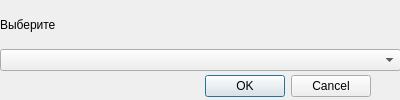
<?xml version="1.0" encoding="UTF-8"?>
<ui version="4.0">
 <class>DelDialog</class>
 <widget class="QDialog" name="DelDialog">
  <property name="geometry">
   <rect>
    <x>0</x>
    <y>0</y>
    <width>400</width>
    <height>100</height>
   </rect>
  </property>
  <property name="sizePolicy">
   <sizepolicy hsizetype="Fixed" vsizetype="Fixed">
    <horstretch>0</horstretch>
    <verstretch>0</verstretch>
   </sizepolicy>
  </property>
  <property name="minimumSize">
   <size>
    <width>400</width>
    <height>100</height>
   </size>
  </property>
  <property name="maximumSize">
   <size>
    <width>400</width>
    <height>100</height>
   </size>
  </property>
  <property name="baseSize">
   <size>
    <width>400</width>
    <height>100</height>
   </size>
  </property>
  <property name="windowTitle">
   <string>Удаление</string>
  </property>
  <widget class="QDialogButtonBox" name="buttonBox">
   <property name="geometry">
    <rect>
     <x>30</x>
     <y>74</y>
     <width>341</width>
     <height>25</height>
    </rect>
   </property>
   <property name="orientation">
    <enum>Qt::Orientation::Horizontal</enum>
   </property>
   <property name="standardButtons">
    <set>QDialogButtonBox::StandardButton::Cancel|QDialogButtonBox::StandardButton::Ok</set>
   </property>
  </widget>
  <widget class="QWidget" name="verticalLayoutWidget">
   <property name="geometry">
    <rect>
     <x>0</x>
     <y>0</y>
     <width>401</width>
     <height>71</height>
    </rect>
   </property>
   <layout class="QVBoxLayout" name="verticalLayout">
    <property name="spacing">
     <number>0</number>
    </property>
    <item>
     <widget class="QLabel" name="delLabel">
      <property name="text">
       <string>Выберите</string>
      </property>
     </widget>
    </item>
    <item>
     <widget class="QComboBox" name="delCombo"/>
    </item>
   </layout>
  </widget>
 </widget>
 <resources/>
 <connections>
  <connection>
   <sender>buttonBox</sender>
   <signal>accepted()</signal>
   <receiver>DelDialog</receiver>
   <slot>accept()</slot>
   <hints>
    <hint type="sourcelabel">
     <x>248</x>
     <y>254</y>
    </hint>
    <hint type="destinationlabel">
     <x>157</x>
     <y>274</y>
    </hint>
   </hints>
  </connection>
  <connection>
   <sender>buttonBox</sender>
   <signal>rejected()</signal>
   <receiver>DelDialog</receiver>
   <slot>reject()</slot>
   <hints>
    <hint type="sourcelabel">
     <x>316</x>
     <y>260</y>
    </hint>
    <hint type="destinationlabel">
     <x>286</x>
     <y>274</y>
    </hint>
   </hints>
  </connection>
 </connections>
</ui>
